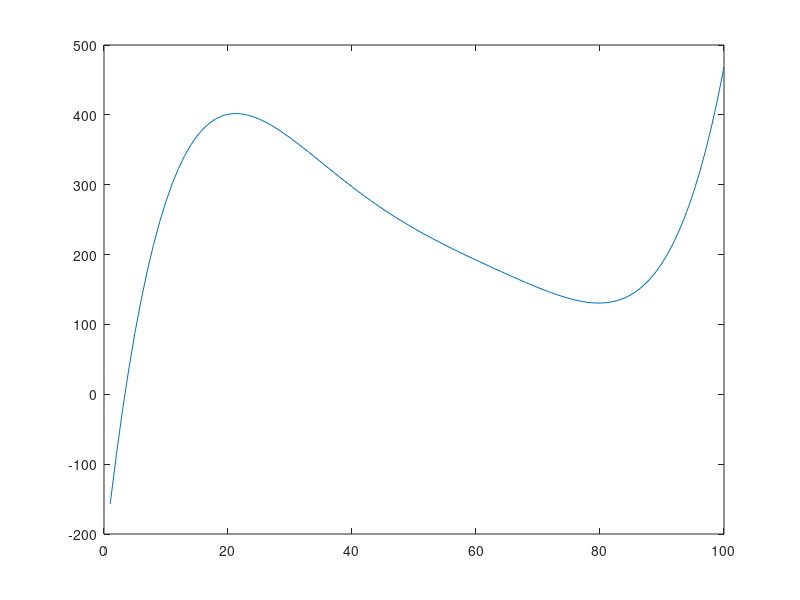
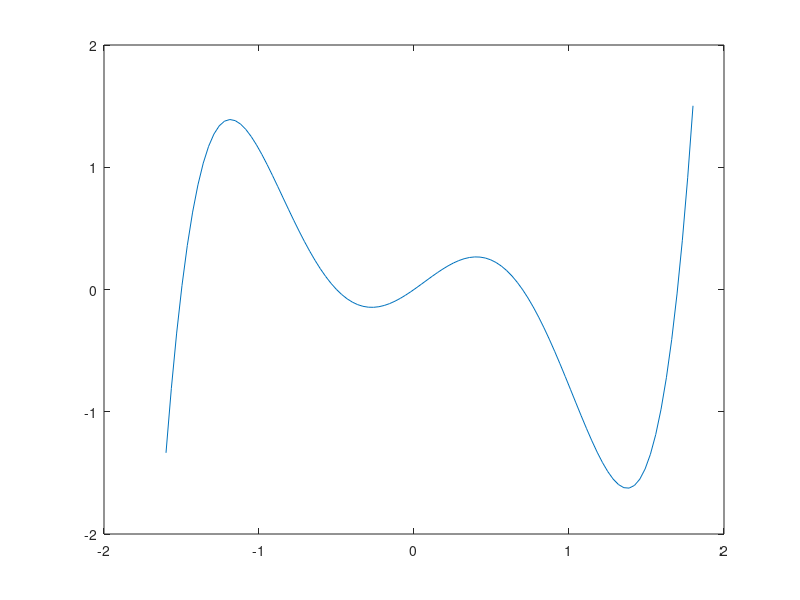
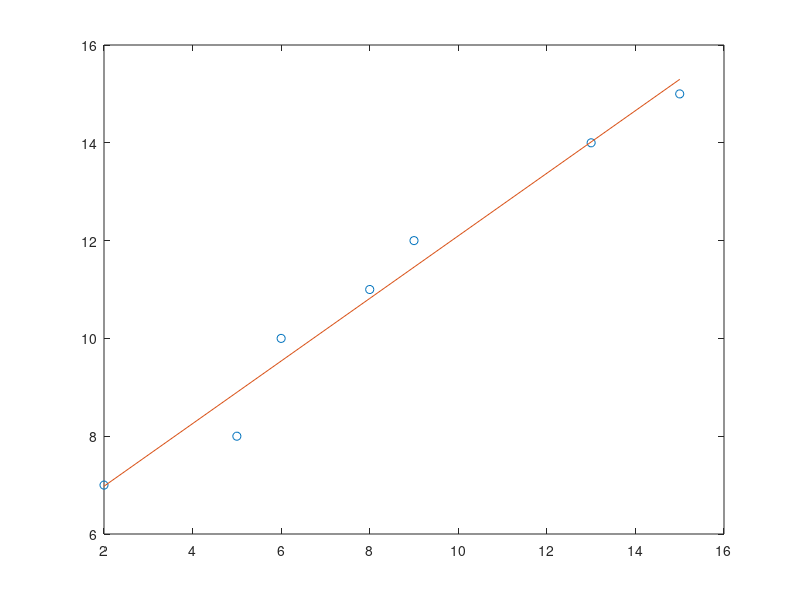
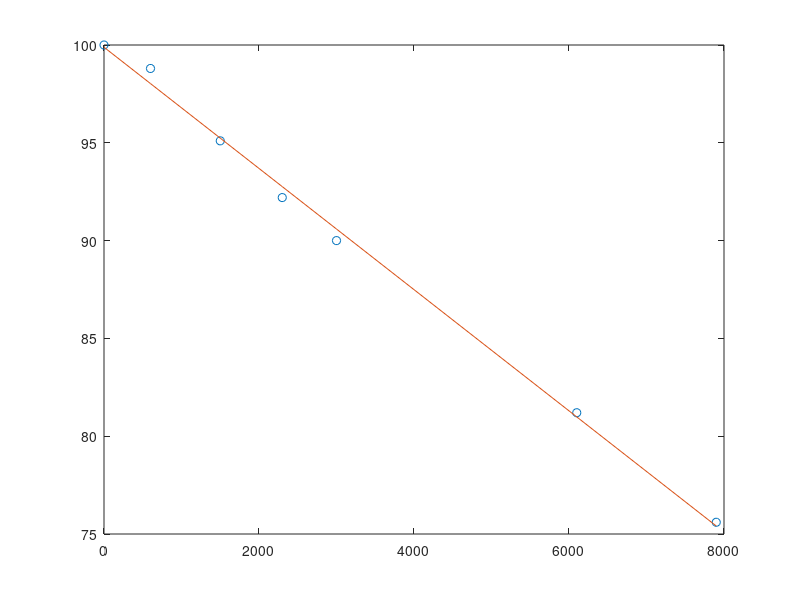

MATLAB code to generate these figures, in order:
%%Lecture 10
%Q.1
f1=[0.1 -0.2 -1 5 -41.5 235];
x=linspace(-6,6);
plot(polyval(f1,x));
figure;
%Q.2
a=[-1 0 5 -1];
b=[1 2 0 -16 5];
conv(a,b);
%Q.3
f3=poly([0 1.7 -0.5 0.7 -1.5]);
x=linspace(-1.6,1.8);
plot(x,polyval(f3,x));
figure;
%Q.4
x=[-0.24 1.6 1.5 -7.41 -1.8 -4 -75.2 -91];
y=[-0.8 0 5 6.5];
[f4_1,f4_2]=deconv(x,y);
disp(f4_1);
disp(f4_2);
%Q.5
%r=roots(x(x+1)-6972)
%Q.6
x=[2 5 6 8 9 13 15];
y=[7 8 10 11 12 14 15];
p=polyfit(x,y,1);
Y=p(1)*x+p(2);
plot(x,y,'o',x,Y);
figure;
%Q.7
h=[0 600 1500 2300 3000 6100 7900];
T=[100 98.8 95.1 92.2 90 81.2 75.6];
p=polyfit(h,T,1)
Y=p(1)*h+p(2);
disp(p(1)*5000+p(2));
plot(h,T,'o',h,Y);
%Q.8
t=[0 620 2266 3482];
T=[145 130 103 90];
p=polyfit(t,T-68,1);
Y=p(1)*t+p(2);
(120-p(2))/p(1)
%Q.9
week=[1 3 5 7 9 11 13];
height=[22 51 127 202 227 248 252];
p=polyfit(week,height,3);
xp=1:13;
yp=polyval(p,xp);

